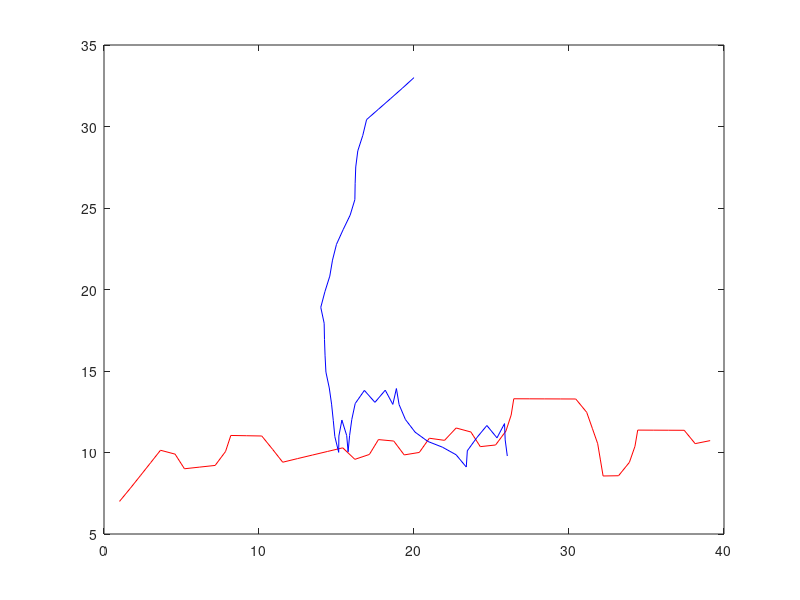

The MATLAB source for this figure: (Note: this script raises an error after producing the figure.)
%% This script creates a person that moves in a random direction and we can test the algorithm

walkerY = randi([1 40],1); % random starting y position for the walker
robotY = randi([1 40],1); % random starting y position for the robot
walkerPos = [0, walkerY]; % Starting position of the walker
robotPos = [20, robotY]; % Starting position of the robot
xLimits = [0, 40]; % Bounds for the arena
yLimits = [0, 40];
histWalkerPos = []; % matrix that keeps all of the positions
histRobotPos = [];
step = 1; % Increasing this increases the randomness of the walk
walkerSpeed = 1;
robotSpeed = 1;
proximity = 2; % How close the robot needs to be to tag the person

n = 1000;
xDir = 1;
yDir = 0;
for i=1:n
    % Compute random x direction and adjust position
%     xNum = randi([1 2],1);
%     if xNum == 1
%         xDir = xDir + step;
%     end
    
    % Compute random y direction and adjust position
    yNum = randi([1 3],1);
    if yNum == 1
        yDir = yDir + step;
    elseif yNum == 2
        yDir = yDir - step;
    end
    xDir = xDir / sqrt(xDir^2 + yDir^2);
    yDir = yDir / sqrt(xDir^2 + yDir^2);
    if isnan(xDir) == 1
        xDir = 0;
    end
    if isnan(yDir) == 1
        yDir = 0;
    end
        % Update position if in bounds
    if (xLimits(1) <= walkerPos(1) + xDir && walkerPos(1) + xDir <= xLimits(2))
        walkerPos(1) = walkerPos(1) + walkerSpeed*xDir;
    end
    if (yLimits(1) <= walkerPos(2) + yDir && walkerPos(2) + yDir <= yLimits(2))
        % Only update the position when it keeps the agent in bounds
        walkerPos(2) = walkerPos(2) + walkerSpeed*yDir;
    end
    walkerDirection = [xDir, yDir];
    
    histWalkerPos = [histWalkerPos;walkerPos];
    
    % PURSUIT TIME
    if i < 7
        robotDirection(1) = walkerDirection(2);
        robotDirection(2) = walkerDirection(1);
        if abs(robotPos(1) - walkerPos(1) + robotDirection(1)) > abs(robotPos(1) - walkerPos(1) - robotDirection(1))
            robotDirection(1) = -robotDirection(1);
        end
        if abs(robotPos(2) - walkerPos(2) + robotDirection(2)) > abs(robotPos(2) - walkerPos(2) - robotDirection(2))
            robotDirection(2) = -robotDirection(2);
        end
    else
        % Calculate the historical velocity for more accuracy
        robotDirection(2) = (histWalkerPos(i,1)-histWalkerPos(i-5,1));
        robotDirection(1) = (histWalkerPos(i,2)-histWalkerPos(i-5,2));
        if abs(robotPos(1) - walkerPos(1) + robotDirection(1)) > abs(robotPos(1) - walkerPos(1) - robotDirection(1))
            robotDirection(1) = -robotDirection(1);
        end
        if abs(robotPos(2) - walkerPos(2) + robotDirection(2)) > abs(robotPos(2) - walkerPos(2) - robotDirection(2))
            robotDirection(2) = -robotDirection(2);
        end
    end
    robotXVect = robotDirection(1)*robotSpeed/sqrt(robotDirection(1)^2 + robotDirection(2)^2);
    robotYVect = robotDirection(2)*robotSpeed/sqrt(robotDirection(1)^2 + robotDirection(2)^2);
    if (xLimits(1) <= robotPos(1) + robotXVect && robotPos(1) + robotXVect <= xLimits(2))
        robotPos(1) = robotPos(1) + robotXVect;
    end
    if (yLimits(1) <= robotPos(2) + robotYVect && robotPos(2) + robotYVect <= yLimits(2));
        robotPos(2) = robotPos(2) + robotYVect;
    end
    robotVect = [robotXVect, robotYVect];
    
    histRobotPos = [histRobotPos;robotPos];
    
    RtoWDistance = sqrt((robotPos(1)-walkerPos(1))^2+(robotPos(2)-walkerPos(2))^2);
    fprintf('%i\n',i)
    if RtoWDistance <= proximity
        n = i;
        fprintf('Robot wins\n')
        break
    end
    
    if walkerPos(1) >= 39
        fprintf('Walker wins\n')
        break
    end
    
end
figure

plot(histWalkerPos(:,1), histWalkerPos(:,2),'r',histRobotPos(:,1), histRobotPos(:,2),'b')
animatedline(histWalkerPos(:,1), histWalkerPos(:,2))
xLinspace = linspace(xLimits(1), xLimits(2));
yLinspace = linspace(yLimits(1), yLimits(2));
xlim(xLimits)
ylim(yLimits)
